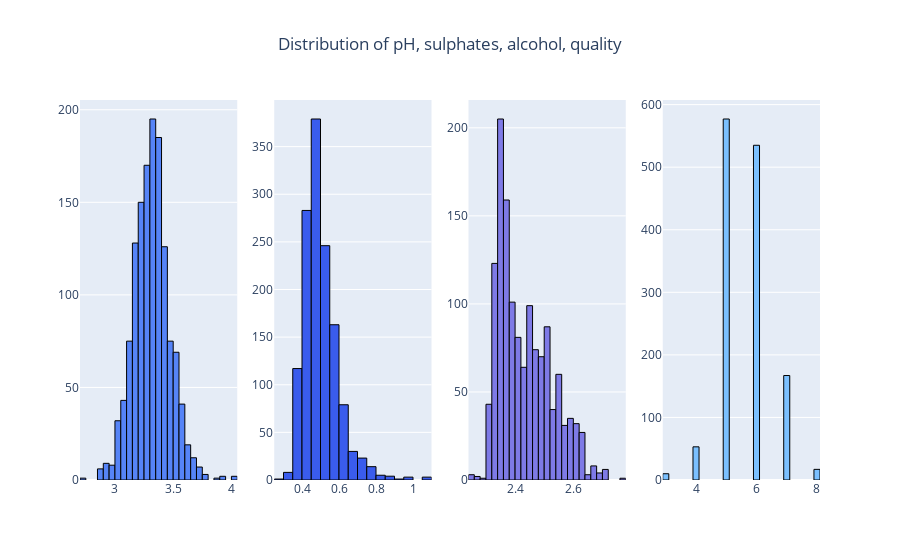

Source (notebook cell):
### Markdown cell above
![Alt text](/Applications/Projects/red-wine-quality/images/histograms1_transformed.png "Features Distribution")

### Code cell
plot_histograms(transformed_wine_df, ["pH", "sulphates", "alcohol", "quality"], save_path="histograms2_transformed.png")

### Figure 1 — Plotly figure (JSON) as saved in the notebook; plotly's stock layout.template omitted (floating-point values rounded to 4 significant figures; data arrays with more than 128 entries replaced by an {"elided": "..."} marker saying what was removed)
{"data": [{"marker": {"color": "#5684F7", "line": {"color": "#000000", "width": 1}}, "name": "pH", "nbinsx": 40, "type": "histogram", "x": {"elided": "1359 float values"}, "xaxis": "x", "yaxis": "y"}, {"marker": {"color": "#3A5CED", "line": {"color": "#000000", "width": 1}}, "name": "sulphates", "nbinsx": 40, "type": "histogram", "x": {"elided": "1359 float values"}, "xaxis": "x2", "yaxis": "y2"}, {"marker": {"color": "#7E7AE6", "line": {"color": "#000000", "width": 1}}, "name": "alcohol", "nbinsx": 40, "type": "histogram", "x": {"elided": "1359 float values"}, "xaxis": "x3", "yaxis": "y3"}, {"marker": {"color": "#7BC0FF", "line": {"color": "#000000", "width": 1}}, "name": "quality", "nbinsx": 40, "type": "histogram", "x": {"elided": "1359 int values"}, "xaxis": "x4", "yaxis": "y4"}], "layout": {"showlegend": false, "title": {"text": "Distribution of pH, sulphates, alcohol, quality", "x": 0.5}, "xaxis": {"anchor": "y", "domain": [0, 0.2125]}, "xaxis2": {"anchor": "y2", "domain": [0.2625, 0.475]}, "xaxis3": {"anchor": "y3", "domain": [0.525, 0.7375]}, "xaxis4": {"anchor": "y4", "domain": [0.7875, 1]}, "yaxis": {"anchor": "x", "domain": [0, 1]}, "yaxis2": {"anchor": "x2", "domain": [0, 1]}, "yaxis3": {"anchor": "x3", "domain": [0, 1]}, "yaxis4": {"anchor": "x4", "domain": [0, 1]}}}
